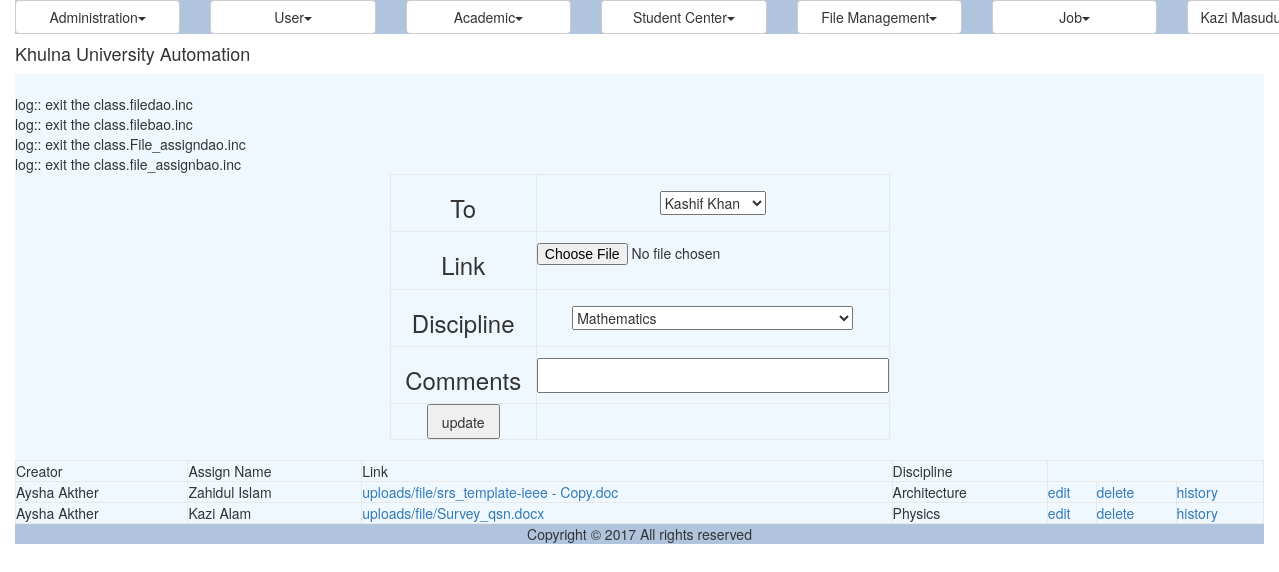
Page /file.php?edit=3d9f93acee0913606bdccbe697fbb13c (signed in) on the committed database.
### tables this page shows
CREATE TABLE IF NOT EXISTS `fms_file` (
  `ID` varchar(100) NOT NULL,
  `CreatorID` varchar(40) NOT NULL,
  `Name` varchar(40) NOT NULL,
  `Link` varchar(50) NOT NULL,
  `DisciplineID` varchar(50) NOT NULL,
  `Receiver` varchar(40) NOT NULL
);

CREATE TABLE IF NOT EXISTS `ums_user` (
  `ID` varchar(40) NOT NULL,
  `UniversityID` varchar(20) NOT NULL,
  `Email` varchar(50) NOT NULL,
  `Password` varchar(255) NOT NULL,
  `FirstName` varchar(50) DEFAULT NULL,
  `MiddleName` varchar(50) DEFAULT NULL,
  `LastName` varchar(50) DEFAULT NULL,
  `DisciplineID` varchar(40) DEFAULT NULL,
  `Status` varchar(20) DEFAULT NULL,
  `IsLogged` varchar(10) DEFAULT NULL,
  `IsArchived` varchar(10) DEFAULT NULL,
  `IsDeleted` varchar(10) DEFAULT NULL,
  PRIMARY KEY (`ID`),
  UNIQUE KEY `Email` (`Email`),
  UNIQUE KEY `UniversityID` (`UniversityID`)
);

CREATE TABLE IF NOT EXISTS `ums_discipline` (
  `ID` varchar(40) NOT NULL,
  `Name` varchar(50) NOT NULL,
  `ShortCode` varchar(20) DEFAULT NULL,
  `SchoolID` varchar(40) DEFAULT NULL,
  PRIMARY KEY (`ID`)
);

### util/class.util.inc (called while the page is built, shortened)
<?php
class ConfigUtil implements I_DBConfig, I_LogConfig, I_LanguageConfig{
	public static $s_instance;
	private $_host;
	private $_username;
	private $_password;
	private $_database;
	public static function getInstance() {
		if(!self::$s_instance) {
			self::$s_instance = new self();
		}
		return self::$s_instance;
	}
	private function readConfig(){
		$this->_ini_array = parse_ini_file(CONFIG.'system.ini');
		$this->_host =	$this->_ini_array['db_host'];
		$this->_username = $this->_ini_array['db_username'];
		$this->_password = $this->_ini_array['db_password'];
		$this->_database = $this->_ini_array['db_database'];
	}
	public function getDBHost(){
		return $this->_host;
	}
	public function getDBUserName(){
		return $this->_username;
	}
	public function getDBPassword(){
		return $this->_password;
	}
	public function getDBName(){
		return $this->_database;
	}
}
class DBUtil implements I_DBUtil {
	private static $s_instance;
	private $_host;
	private $_username;
	private $_password;
	private $_database;
	protected $_connection;
	protected $_result;
	public static function getInstance() {
		if(!self::$s_instance) {
			self::$s_instance = new self();
		}
		return self::$s_instance;
	}
	private function readDBConfig(){
		$_config = ConfigUtil::getInstance();
		$this->_host = $_config->getDBHost();
		$this->_username = $_config->getDBUserName();
		$this->_password = $_config->getDBPassword();
		$this->_database = $_config->getDBName();
	}
	private function setConnection(){
		$this->_connection = new mysqli($this->_host, $this->_username,
			$this->_password, $this->_database);
	}
	public function doQuery($sql) {
		$this->_result = $this->_connection->query($sql) or die(mysqli_error($this->_connection));
		return $this->_result;
	}
	public function getNumRows() {
		$this->_numRows = mysqli_num_rows($this->_result);
		return $this->_numRows;
	}
	public function getAllRows() {
		$rows = array();
		for($x = 0; $x < $this->getNumRows(); $x++) {
			$rows[] = mysqli_fetch_assoc($this->_result);
		}
		return $rows;
	}
	public function getTopRow() {
		return $this->_result->fetch_array();
	}
}
class LogUtil{
	private static $s_instance;
	public static function getInstance(){
		if(!self::$s_instance) {
			self::$s_instance = new self();
		}
		return self::$s_instance;
	}
}
class LangUtil{
	private static $s_instance;
	public static function getInstance() {
		if(!self::$s_instance) {
			self::$s_instance = new self();
		}
		return self::$s_instance;
	}
}
?>

### modules/file/ui/blade/view.file.blade.inc (called while the page is built, shortened)
<?php
include_once UTILITY.'class.util.inc';
include_once MODULES_FILE.'bao/class.filebao.inc';
include_once MODULES_FILE.'bao/class.file_assignbao.inc';
include_once MODULES_USER.'bao/class.disciplinebao.inc';
include_once MODULES_USER.'bao/class.userbao.inc';
$_FileBAO = new FileBAO();
$_DisciplineBAO = new DisciplineBAO();
$_UserBAO = new UserBAO();
?>

### modules/user/bao/class.userbao.inc (called while the page is built, shortened)
<?php
include_once UTILITY.'class.util.inc';
include_once MODULES_USER.'dao/class.userdao.inc';
Class UserBAO{
	private $_UserDAO;
	public function __construct(){
		$this->_UserDAO = new UserDAO();
	}
	public function getAllUsers(){
		$Result = $this->_UserDAO->getAllUsers();
		return $Result;
	}
	public function readUser($User){
		$Result = $this->_UserDAO->readUser($User);
		return $Result;
	}
}
?>

### modules/user/dao/class.userdao.inc (called while the page is built, shortened)
<?php
include_once COMMON.'class.common.inc';
include_once UTILITY.'class.util.inc';
include_once 'class.disciplinedao.inc';
Class UserDAO{
	private $_DB;
	private $_DisciplineDAO;
	public function __construct(){
		$this->_DB = DBUtil::getInstance();
		$this->_DisciplineDAO = new DisciplineDAO();
	}
	public function getAllUsers(){
		$UserList = array();
		$this->_DB->doQuery("SELECT * FROM ums_user where IsDeleted is null
			order by (UniversityID * 1) ASC");
		$rows = $this->_DB->getAllRows();
		for($i = 0; $i < sizeof($rows); $i++) {
			$row = $rows[$i];
			$this->_User = new User();
		    $this->_User->setID ( $row['ID']);
		    $this->_User->setUniversityID ( $row['UniversityID'] );
		    $this->_User->setEmail ( $row['Email'] );
		    $this->_User->setPassword ( $row['Password'] );
		    $this->_User->setFirstName( $row['FirstName'] );
		    $this->_User->setMiddleName( $row['MiddleName'] );
		    $this->_User->setLastName( $row['LastName'] );
		    $Discipline = new Discipline();
		    $Discipline->setID($row['DisciplineID']);
		    $Discipline = $this->_DisciplineDAO->readDiscipline($Discipline)->getResultObject();
		    $this->_User->setDiscipline( $Discipline );
		    $this->_User->setStatus( $row['Status'] );
		    $this->_User->setIsArchived( $row['IsArchived'] );
		    $this->_User->setIsDeleted( $row['IsDeleted'] );
		    $UserList[]=$this->_User;
		}
		$Result = new Result();
		$Result->setIsSuccess(1);
		$Result->setResultObject($UserList);
		return $Result;
	}
	public function readUser($User){
		$SQL = "SELECT * FROM ums_user WHERE ID='".$User->getID()."'";
		$this->_DB->doQuery($SQL);
		$row = $this->_DB->getTopRow();
		$this->_User = new User();
	    $this->_User->setID ( $row['ID']);
	    $this->_User->setUniversityID ( $row['UniversityID'] );
	    $this->_User->setEmail ( $row['Email'] );
	    $this->_User->setPassword ( $row['Password'] );
	    $this->_User->setFirstName( $row['FirstName'] );
	    $this->_User->setMiddleName( $row['MiddleName'] );
	    $this->_User->setLastName( $row['LastName'] );
	    $Discipline = new Discipline();
	    $Discipline->setID($row['DisciplineID']);
	    $Discipline = $this->_DisciplineDAO->readDiscipline($Discipline)->getResultObject();
	    $this->_User->setDiscipline( $Discipline );
	    $this->_User->setIsArchived( $row['IsArchived'] );
	    $this->_User->setIsDeleted( $row['IsDeleted'] );
	 	$Result = new Result();
		$Result->setIsSuccess(1);
		$Result->setResultObject($this->_User);
		return $Result;
	}
}
?>

### common/class.common.course.inc (called while the page is built, shortened)
<?php
class Discipline{
    private $_ID;
    private $_Name;
    public function setID ( $ID ) {
        $this->_ID = $ID;
    }
    public function getID () {
        return $this->_ID;
    }
    public function setName( $Name ) {
        $this->_Name = $Name;
    }
    public function getName() {
        return $this->_Name;
    }
}
?>

### modules/user/dao/class.disciplinedao.inc (called while the page is built, shortened)
<?php
include_once COMMON.'class.common.inc';
include_once COMMON.'class.common.course.inc';
include_once UTILITY.'class.util.inc';
Class DisciplineDAO{
	private $_DB;
	public function __construct(){
		$this->_DB = DBUtil::getInstance();
	}
	public function getAllDisciplines(){
		$DisciplineList = array();
		$this->_DB->doQuery("SELECT * FROM ums_discipline");
		$rows = $this->_DB->getAllRows();
		for($i = 0; $i < sizeof($rows); $i++) {
			$row = $rows[$i];
			$this->_Discipline = new Discipline();
		    $this->_Discipline->setID ( $row['ID']);
		    $this->_Discipline->setName( $row['Name'] );
		    $this->_Discipline->setShortCode( $row['ShortCode'] );
			$School = new School();
			$School->setID($row['SchoolID']);
			$this->_DB->doQuery("SELECT * FROM ums_school where ID='".$row['SchoolID']."'");
			$schoolRow = $this->_DB->getTopRow();
			$School->setName($schoolRow['Name']);
			$this->_Discipline->setSchool($School);
		    $DisciplineList[]=$this->_Discipline;
		}
		$Result = new Result();
		$Result->setIsSuccess(1);
		$Result->setResultObject($DisciplineList);
		return $Result;
	}
	public function readDiscipline($Discipline){
		$SQL = "SELECT * FROM ums_discipline where ID='".$Discipline->getID()."'";
		$this->_DB->doQuery($SQL);
		$row = $this->_DB->getTopRow();
		$this->_Discipline = new Discipline();
	    $this->_Discipline->setID ( $row['ID']);
	    $this->_Discipline->setName( $row['Name'] );
	    $this->_Discipline->setShortCode( $row['ShortCode'] );
		$School = new School();
		$School->setID($row['SchoolID']);
		$this->_DB->doQuery("SELECT * FROM ums_school where ID='".$row['SchoolID']."'");
		$schoolRow = $this->_DB->getTopRow();
		$School->setName($schoolRow['Name']);
		$this->_Discipline->setSchool($School);
	 	$Result = new Result();
		$Result->setIsSuccess(1);
		$Result->setResultObject($this->_Discipline);
		return $Result;
	}
}
?>

### common/class.common.inc (called while the page is built, shortened)
<?php
include_once 'class.common.user.inc';
class Result{
    private $_IsSuccess=0;
    private $_ResultObject;
    public function setIsSuccess($IsSuccess){
        $this->_IsSuccess = $IsSuccess;
    }
    public function getIsSuccess(){
        return $this->_IsSuccess;
    }
    public function setResultObject($ResultObject){
        $this->_ResultObject = $ResultObject;
    }
    public function getResultObject(){
        return $this->_ResultObject;
    }
}
?>

### modules/user/bao/class.disciplinebao.inc (called while the page is built, shortened)
<?php
include_once UTILITY.'class.util.inc';
include_once MODULES_USER.'dao/class.disciplinedao.inc';
Class DisciplineBAO{
	private $_DisciplineDAO;
	public function __construct(){
		$this->_DisciplineDAO = new DisciplineDAO();
	}
	public function getAllDisciplines(){
		$Result = $this->_DisciplineDAO->getAllDisciplines();
		return $Result;
	}
	public function readDiscipline($Discipline){
		$Result = $this->_DisciplineDAO->readDiscipline($Discipline);
		return $Result;
	}
}
?>

### common/class.common.user.inc (called while the page is built, shortened)
<?php
class User{
    private $_ID;
    public function setID ( $ID ) {
        $this->_ID = $ID;
    }
    public function getID () {
        return $this->_ID;
    }
}
?>

### common/class.common.file.inc (called while the page is built, shortened)
<?php
class File{
    private $_ID;
    private $_Link;
    public function setID($ID){
            $this->_ID = $ID;
    }
    public function getID(){
        return $this->_ID;
    }
    public function setLink($Link){
            $this->_Link = $Link;
    }
    public function getLink(){
        return $this->_Link;
    }
}
?>

### modules/file/ui/view.file.inc (the view)
<?php
include_once 'blade/view.file.blade.inc';
include_once COMMON.'class.common.inc';
include_once COMMON.'class.common.file.inc';
?>
	<div id="form">
		<form method="post" enctype="multipart/form-data">
			<table width="100%" border="1" cellpadding="15">
				<tr>
					<td>
						<h3>To</h3>
					</td>
					<td>
						<select name="users">
						<?php $Result = $_UserBAO->getAllUsers();
								if($Result->getIsSuccess()){
									$UserList = $Result->getResultObject();
						for($i = 0; $i < sizeof($UserList); $i++) {
								$User = $UserList[$i];
							?>
							<option value="<?php echo $User->getID(); ?>">
							<?php echo $User->getFirstName() ." ". $User->getLastName(); ?>
							</option> <?php
						}
						}
						else{
							echo $Result->getResultObject();
						}
						?>
						</select>
					</td>
				</tr>
				<tr>
					<td>
						<h3>Link</h3>
					</td>
					<td>
    <input type="file" name="fileToUpload" id="fileToUpload">
					</td>
				</tr>
				<tr>
					<td>
						<h3>Discipline</h3>
					</td>
					<td>
						<select name="discipline">
							<?php
								$Result = $_DisciplineBAO->getAllDisciplines();
								if($Result->getIsSuccess()){
									$DisciplineList = $Result->getResultObject();
						for($i = 0; $i < sizeof($DisciplineList); $i++) {
								$Discipline = $DisciplineList[$i];
							?>
							<option value="<?php echo $Discipline->getID(); ?>">
							<?php echo $Discipline->getName(); ?>
							</option> <?php
						}
						}
						else{
							echo $Result->getResultObject();
						}
						?>
						</select>
					</td>
				</tr>
				<tr>
					<td>
						<h3>Comments</h3>
					</td>
					<td>
						<input type="text" name="Comment" id="Comment">
					</td>
				</tr>
				<tr>
					<td>
						<?php
						if(isset($_GET['edit']))
						{
							?>
							<button type="submit" name="update">update</button>
							<?php
						}
						else
						{
							?>
							<button type="submit" name="save">save</button>
							<?php
						}
						?>
					</td>
				</tr>
			</table>
		</form>
<br />
</div>
<div id="notification">
	<table width="100%" border="1" cellpadding="15" align="center">
	<?php
	$Result = $_FileBAO->getAllFiles();
	if($Result->getIsSuccess()){
		$FileList = $Result->getResultObject();
	?>
		<tr>
			<td>Creator</td>
			<td>Assign Name</td>
			<td>Link</td>
			<td>Discipline</td>
		</tr>
		<?php
		for($i = 0; $i < sizeof($FileList); $i++) {
			$File = $FileList[$i];
			?>
		    <tr>
			    <td><?php
			    	$User = new user();
			    	$User->setID($File->getCreator());
			    	$User = $_UserBAO->readUser($User);
			    	$User = $User->getResultObject();
			    	echo $User->getFirstName() ." ". $User->getLastName(); ?></td>
			    <td><?php
			    	$User = new user();
			    	$User->setID($File->getName());
			    	$User = $_UserBAO->readUser($User);
			    	$User = $User->getResultObject();
			    	echo $User->getFirstName() ." ". $User->getLastName(); ?></td>
			    <td>
			    <a href='<?php echo "".$File->getLink(); ?>' target="_blank"><?php echo "".$File->getLink(); ?></a>
			    </td>
			    <td><?php
				    $Discipline = new discipline();
				    $Discipline->setID($File->getDiscipline());
				    $Discipline = $_DisciplineBAO->readDiscipline($Discipline);
				    $Discipline = $Discipline->getResultObject();
			    	echo $Discipline->getName(); ?>
			    </td>
			    <td><a href="?edit=<?php echo $File->getID(); ?>" onclick="return confirm('sure to edit !'); " >edit</a></td>
			    <td><a href="?del=<?php echo $File->getID(); ?>" onclick="return confirm('sure to delete !'); " >delete</a></td>
			    <td>
			    	<a href="file_notify.php?history=<?php echo $File->getID(); ?>" onclick="return ; " >history</a>
			    </td>
		    </tr>
	    <?php
		}
	}
	else{
		echo $Result->getResultObject();
	}
	?>
	</table>
</div>

### resources/css/style.css (style rules this page uses)
#form { width:500px; margin:0px auto; text-align:center; }
#form form input { width:100%; height:35px; }
form button { width:50%; height:35px; }
table,td { border:solid #e9e9e9 1px; }

### rows in the picture
fms_file: ums_user.FirstName "Aysha", ums_user.LastName "Akther", ums_user.FirstName "Zahidul", ums_user.LastName "Islam", Link "uploads/file/srs_template-ieee - Copy.doc", ums_discipline.Name "Architecture"
fms_file: ums_user.FirstName "Aysha", ums_user.LastName "Akther", ums_user.FirstName "Kazi", ums_user.LastName "Alam", Link "uploads/file/Survey_qsn.docx", ums_discipline.Name "Physics"

### other values in the picture
$globalMenu[$i]->getTitle() "Administration User Academic Student Center File Management Job"
$CurrentUser->getFullName() "Kazi…"
form field users "Kashif Khan"
form field discipline "Mathematics"
